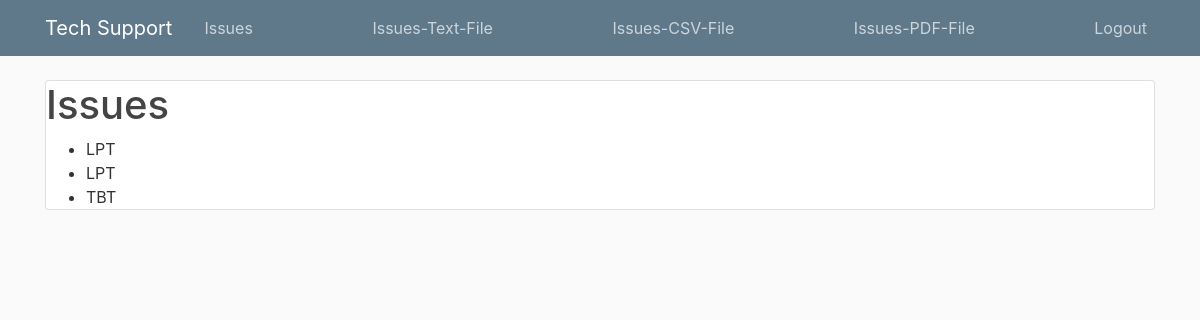
The page /issue_list/ (signed in) on the database its author committed.
### supportapp/models.py (models this page shows)
class Issue(models.Model):
    issue_id = models.UUIDField(primary_key=True, default=uuid.uuid4, editable=False)
    issue_code = models.ForeignKey("Issue_Catgry", on_delete=models.CASCADE)
    username = models.ForeignKey("CoachUser", on_delete=models.CASCADE)
    cluster_code = models.ForeignKey("Cluster", on_delete=models.CASCADE, null=True)
    center_code = models.ForeignKey("Center", on_delete=models.CASCADE, null=True)
    issue_description = models.TextField(max_length=150)
    urgent = models.CharField(max_length=10)
    issue_date = models.DateField(auto_now_add=True)
    def __str__(self):
        return f"{self.issue_code}"

class Issue_Catgry(models.Model):
    issue_code = models.CharField(max_length=30, primary_key=True)
    description = models.CharField(max_length=150)
    def __str__(self):
        return f"{self.issue_code}"

### supportapp/views.py (the view)
# urls.py: path('issue_list/', views.issue_list, name='issue_list'),
def issue_list(request):
    context = {
        'issue_list': Issue.objects.all(),
               }
    return render(request,'supportapp/issue_list.html', context)

### supportapp/templates/supportapp/issue_list.html
{% extends "supportapp/base.html" %}
{% load crispy_forms_tags  %}
{% block content %}
     <h1> Issues </h1>
{% for issu in issue_list %}
<ul>
<li> {{ issu }} </li>
</ul>
{% endfor %}
{% endblock content %}

### supportapp/static/supportapp/main.css (style rules this page uses)
body { background: #fafafa; color: #333333; margin-top: 5rem; }
h1, h2, h3, h4, h5, h6 { color: #444444; }
ul { margin: 0; }

### rows shown on the page
Issue: issue_code.issue_code "LPT"
Issue: issue_code.issue_code "LPT"
Issue: issue_code.issue_code "TBT"
